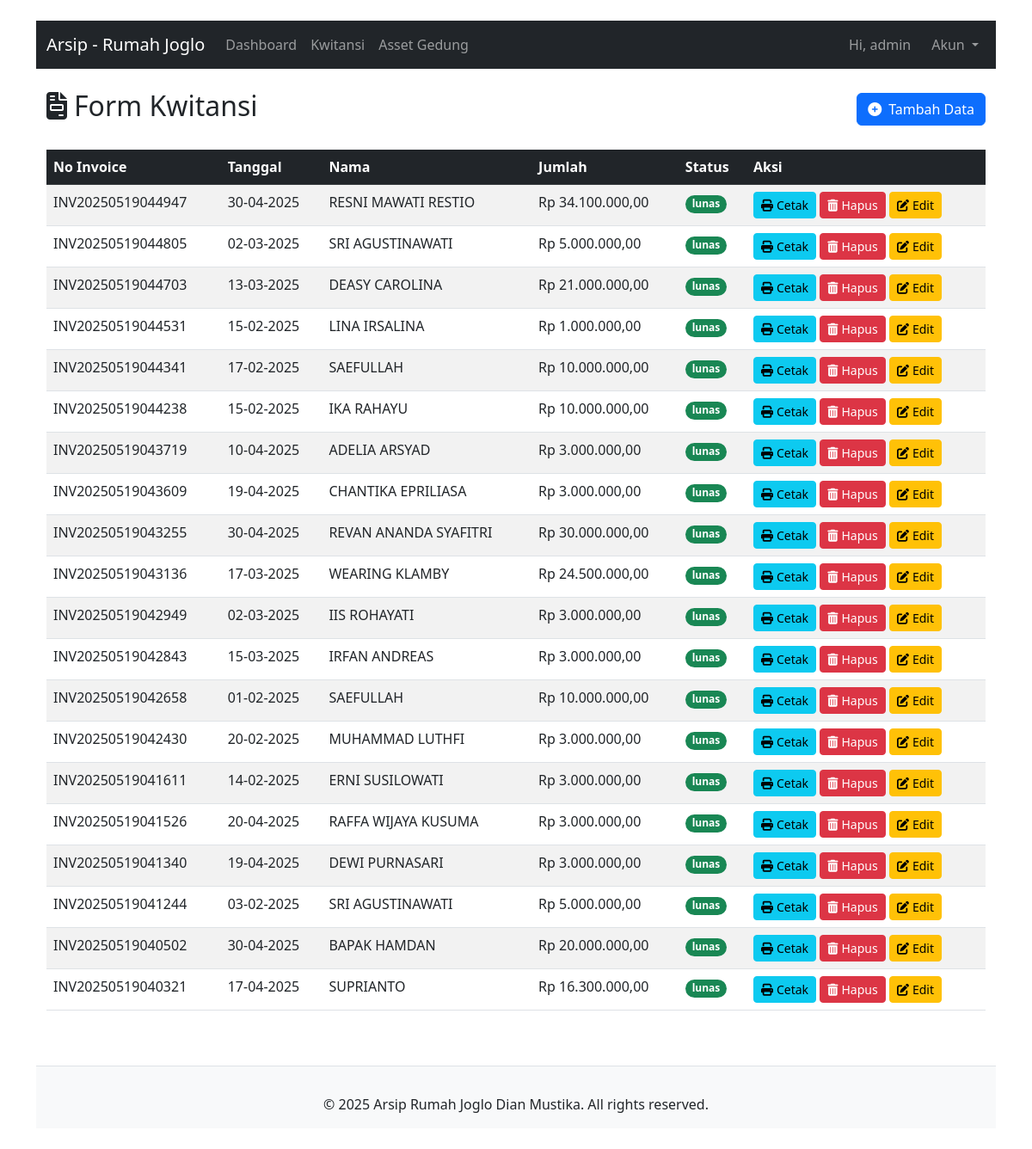
/index.php (signed in), run on the app's committed database.
### tables this page shows
CREATE TABLE `transaksi` (
  `id` int NOT NULL AUTO_INCREMENT,
  `no_invoice` varchar(50) NOT NULL,
  `tanggal` date NOT NULL,
  `nama` varchar(100) NOT NULL,
  `keterangan` text,
  `jumlah` decimal(15,2) NOT NULL,
  `status` enum('lunas','belum lunas') NOT NULL DEFAULT 'belum lunas',
  PRIMARY KEY (`id`)
);

### index.php (the view, shortened to what this page needs)
<?php include 'db.php'; ?>
<!DOCTYPE html>
<html lang="id">
    <?php include 'header.php';
     ?>
<head>
    <link href="https://cdn.jsdelivr.net/npm/bootstrap@5.3.0/dist/css/bootstrap.min.css" rel="stylesheet">
    <link rel="stylesheet" href="https://cdnjs.cloudflare.com/ajax/libs/font-awesome/6.4.0/css/all.min.css">
</head>
<body class="container py-4">
    <div class="d-flex justify-content-between align-items-center mb-4">
        <h2><i class="fas fa-file-invoice me-2"></i>Form Kwitansi</h2>
        <button type="button" class="btn btn-primary" id="btn-tambah">
            <i class="fas fa-plus-circle me-2"></i>Tambah Data
        </button>
    </div>
    <div class="table-responsive">
        <table class="table table-striped table-hover">
            <thead class="table-dark">
                <tr>
                    <th>No Invoice</th>
                    <th>Tanggal</th>
                    <th>Nama</th>
                    <th>Jumlah</th>
                    <th>Status</th>
                    <th>Aksi</th>
                </tr>
            </thead>
            <tbody>
                <?php
                $query = mysqli_query($koneksi, "SELECT * FROM transaksi ORDER BY id DESC");
                while ($data = mysqli_fetch_assoc($query)) {
                    echo "<tr>
                        <td>{$data['no_invoice']}</td>
                        <td>" . date('d-m-Y', strtotime($data['tanggal'])) . "</td>
                        <td>{$data['nama']}</td>
                        <td>Rp " . number_format($data['jumlah'], 2, ',', '.') . "</td>
                        <td><span class='badge rounded-pill " . ($data['status'] == 'lunas' ? 'bg-success' : 'bg-warning') . "'>{$data['status']}</span></td>
                        <td>
                            <a class='btn btn-sm btn-info' href='cetak.php?id={$data['id']}' target='_blank'>
                                <i class='fas fa-print me-1'></i>Cetak
                            </a>
                            <button class='btn btn-sm btn-danger' onclick='konfirmasiHapus({$data['id']})'>
                                <i class='fas fa-trash-alt me-1'></i>Hapus
                            </button>
                            <a class='btn btn-sm btn-warning' href='edit.php?id={$data['id']}'>
                                <i class='fas fa-edit me-1'></i>Edit
                            </a>
                        </td>
                    </tr>";
                }
                ?>
            </tbody>
        </table>
    </div>
</body>
</html>
<?php include 'footer.php'; ?>

### data on the page
transaksi: no_invoice "INV20250519044947", tanggal "30-04-2025", nama "RESNI MAWATI RESTIO", jumlah "34.100.000,00", status "lunas"
transaksi: no_invoice "INV20250519044805", tanggal "02-03-2025", nama "SRI AGUSTINAWATI", jumlah "5.000.000,00", status "lunas"
transaksi: no_invoice "INV20250519044703", tanggal "13-03-2025", nama "DEASY CAROLINA", jumlah "21.000.000,00", status "lunas"
transaksi: no_invoice "INV20250519044531", tanggal "15-02-2025", nama "LINA IRSALINA", jumlah "1.000.000,00", status "lunas"
transaksi: no_invoice "INV20250519044341", tanggal "17-02-2025", nama "SAEFULLAH", jumlah "10.000.000,00", status "lunas"
transaksi: no_invoice "INV20250519044238", tanggal "15-02-2025", nama "IKA RAHAYU", jumlah "10.000.000,00", status "lunas"
transaksi: no_invoice "INV20250519043719", tanggal "10-04-2025", nama "ADELIA ARSYAD", jumlah "3.000.000,00", status "lunas"
transaksi: no_invoice "INV20250519043609", tanggal "19-04-2025", nama "CHANTIKA EPRILIASA", jumlah "3.000.000,00", status "lunas"
transaksi: no_invoice "INV20250519043255", tanggal "30-04-2025", nama "REVAN ANANDA SYAFITRI", jumlah "30.000.000,00", status "lunas"
transaksi: no_invoice "INV20250519043136", tanggal "17-03-2025", nama "WEARING KLAMBY", jumlah "24.500.000,00", status "lunas"
transaksi: no_invoice "INV20250519042949", tanggal "02-03-2025", nama "IIS ROHAYATI", jumlah "3.000.000,00", status "lunas"
transaksi: no_invoice "INV20250519042843", tanggal "15-03-2025", nama "IRFAN ANDREAS", jumlah "3.000.000,00", status "lunas"
transaksi: no_invoice "INV20250519042658", tanggal "01-02-2025", nama "SAEFULLAH", jumlah "10.000.000,00", status "lunas"
transaksi: no_invoice "INV20250519042430", tanggal "20-02-2025", nama "MUHAMMAD LUTHFI", jumlah "3.000.000,00", status "lunas"
transaksi: no_invoice "INV20250519041611", tanggal "14-02-2025", nama "ERNI SUSILOWATI", jumlah "3.000.000,00", status "lunas"
transaksi: no_invoice "INV20250519041526", tanggal "20-04-2025", nama "RAFFA WIJAYA KUSUMA", jumlah "3.000.000,00", status "lunas"
transaksi: no_invoice "INV20250519041340", tanggal "19-04-2025", nama "DEWI PURNASARI", jumlah "3.000.000,00", status "lunas"
transaksi: no_invoice "INV20250519041244", tanggal "03-02-2025", nama "SRI AGUSTINAWATI", jumlah "5.000.000,00", status "lunas"
transaksi: no_invoice "INV20250519040502", tanggal "30-04-2025", nama "BAPAK HAMDAN", jumlah "20.000.000,00", status "lunas"
transaksi: no_invoice "INV20250519040321", tanggal "17-04-2025", nama "SUPRIANTO", jumlah "16.300.000,00", status "lunas"

### other printed values
$_SESSION['username'] "admin"
